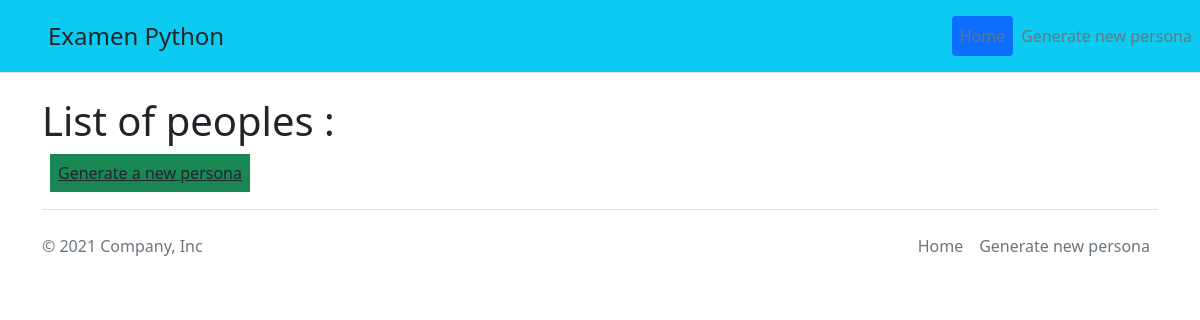
The app's page /, older data.
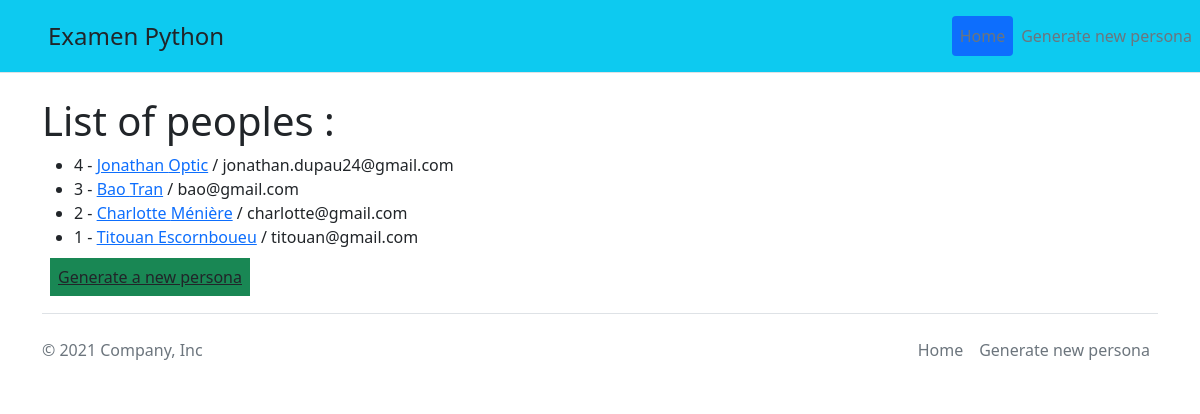
The same page, newer data.
### persona_app/models.py (models this page shows)
class Persona(models.Model):
    first_name = models.CharField(max_length=20)
    last_name = models.CharField(max_length=50)
    address_street = models.CharField(max_length=50)
    address_number = models.IntegerField()
    city = models.CharField(max_length=50)
    country = models.CharField(max_length=50)
    postcode = models.CharField(max_length=50)
    email = models.EmailField()
    username = models.CharField(max_length=50)
    password = models.CharField(max_length=20)
    age = models.PositiveIntegerField()
    picture = models.CharField(max_length=50)

### persona_app/views.py (the view)
# urls.py: path('', views.persona_list, name="url_list"),
def persona_list(request):
    personas = Persona.objects.all().order_by('-id')
    context = {
        'personas':personas
    }
    return render(request, 'persona_app/persona_list.html', context)

### persona_app/templates/persona_app/persona_list.html (shortened to what this page needs)
{% extends 'base.html' %}
{% block content %}
<p class="h1">List of peoples :</p>
<ul>
    {% for persona in personas %}
        <li>
            {{ persona.id }} - <a href="{% url 'persona_details' persona.id %}">{{ persona.first_name }} {{ persona.last_name }}</a> / {{ persona.email }}
        </li>
    {% endfor %}
</ul>
<a class="bg-success text-dark p-2 m-2" href="{% url 'persona_generate' %}">Generate a new persona</a>
{% endblock content %}

Row changes from the older to the newer data that the page shows:
added Persona: id "4", first_name "Jonathan", last_name "Optic", email "jonathan.dupau24@gmail.com"
added Persona: id "3", first_name "Bao", last_name "Tran", email "bao@gmail.com"
added Persona: id "2", first_name "Charlotte", last_name "Ménière", email "charlotte@gmail.com"
added Persona: id "1", first_name "Titouan", last_name "Escornboueu", email "titouan@gmail.com"
